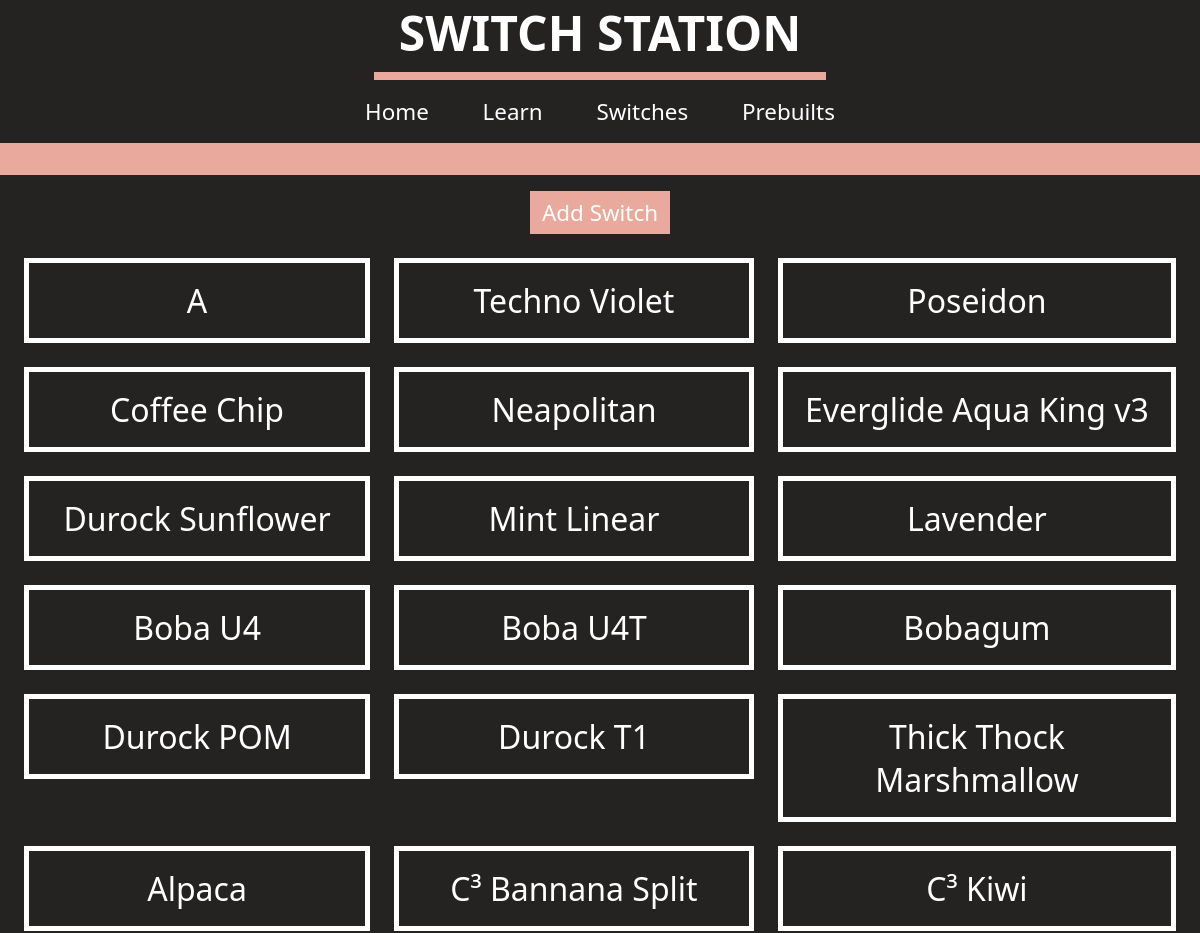
The app's page /all_switches (upper part), older data.
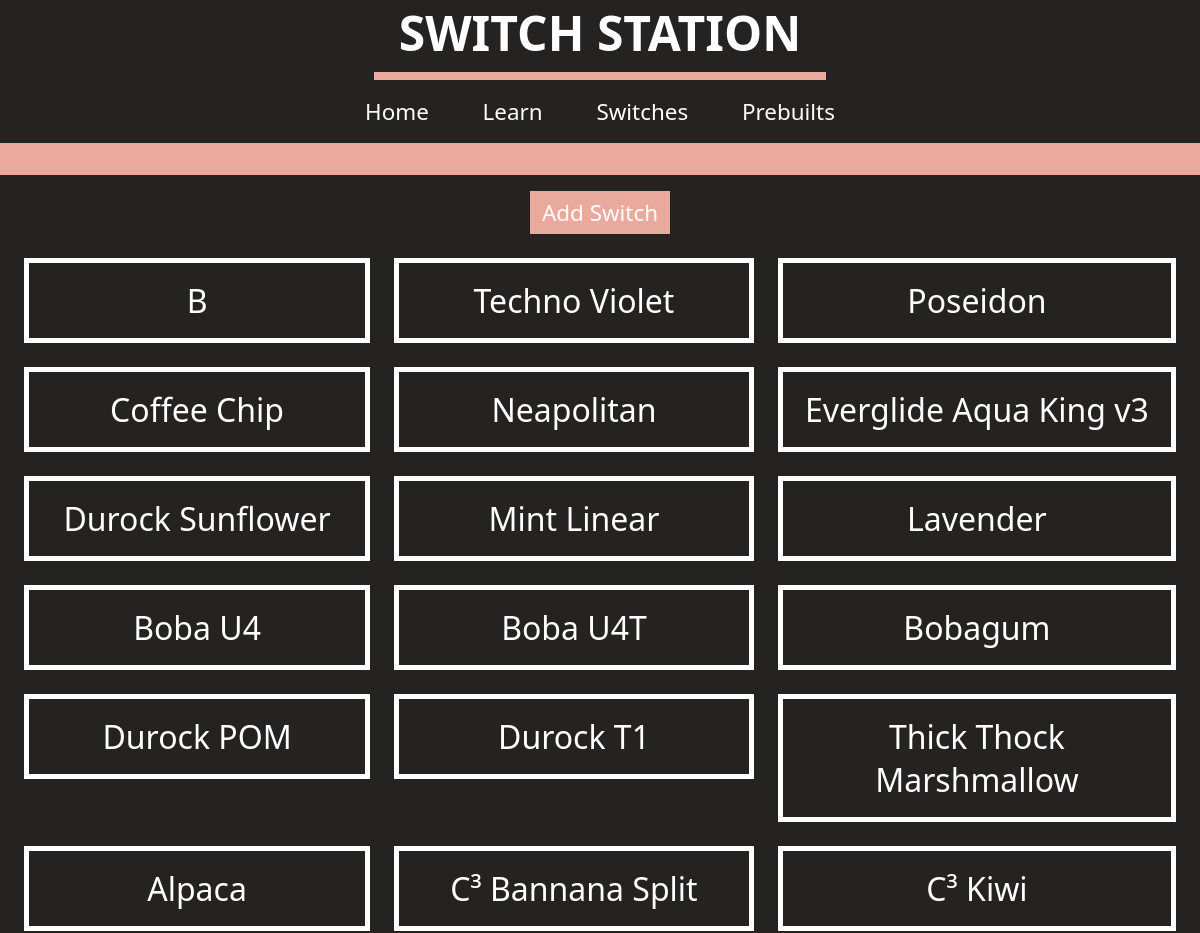
The same page, newer data.
### models.py (models this page shows)
class Switch (db.Model):
    __tablename__ = "Switch"
    id = db.Column(db.Integer, primary_key = True)
    name = db.Column(db.String())
    manufacturer = db.Column(db.String())
    style = db.Column(db.String())
    color = db.Column(db.String())
    description = db.Column(db.String())
    cost = db.Column(db.Integer())
    actuation = db.Column(db.Integer())
    bottomout = db.Column(db.Integer())
    pretravel = db.Column(db.Integer())
    totaltravel = db.Column(db.Integer())
    prebuilts = db.relationship('Prebuilt', secondary=PrebuiltSwitch, back_populates='switches')

### routes.py (the view)
@app.route('/all_switches')
def all_switches():
    results = models.Switch.query.order_by(models.Switch.id.desc()).all() # query for all switches
    return render_template ("all_switches.html", page_title="All Switches", switches = results)

### templates/all_switches.html (shortened to what this page needs)
{% extends 'layout.html' %}
{% block content %}
<div class="more_button"><a href="{{url_for('add_switch') }}">Add Switch</a></div>
<div class="all_switches">
    {% for switch in switches %}
    <a href="/switch/{{switch.id}}">
        <div class="switch_card">
            {{switch.name}}
        </div>
    </a>
    {% endfor %}
</div>
{% endblock %}

Row changes from the older to the newer data that the page shows:
changed Switch (number 1 of 18 on the later page): name "A" → "B"
